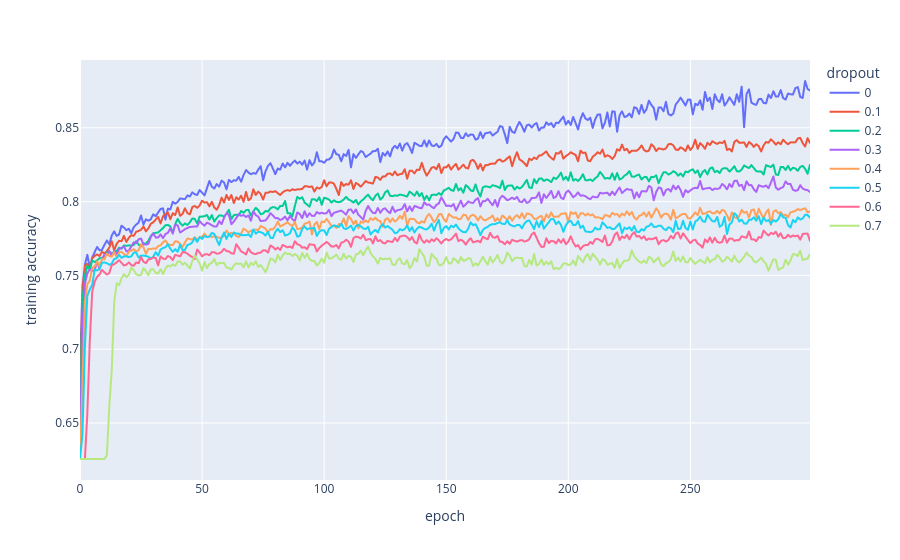
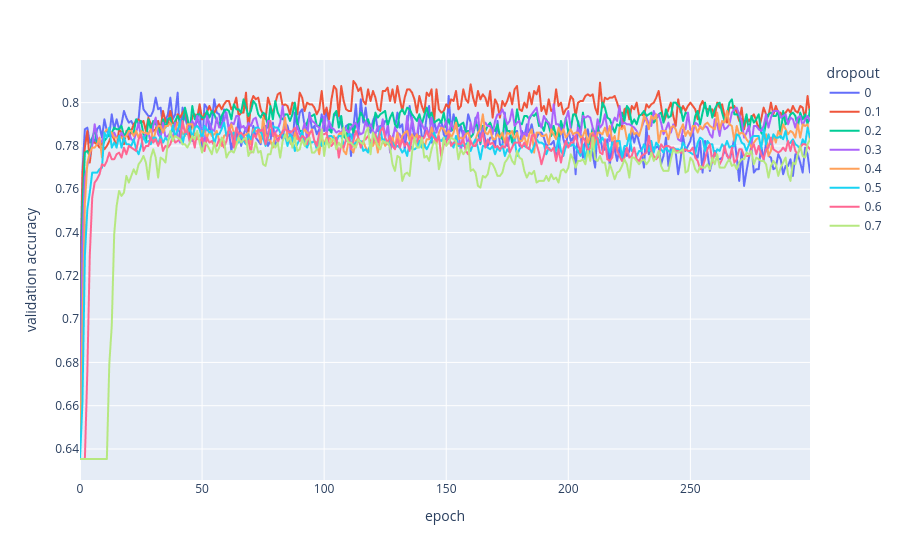

Notebook code cell kept with these figures, in order:
### Code cell
train_and_plot(
    [
        {"dropout": 0},
        {"dropout": 0.1},
        {"dropout": 0.2},
        {"dropout": 0.3},
        {"dropout": 0.4},
        {"dropout": 0.5},
        {"dropout": 0.6},
        {"dropout": 0.7},
    ],
    "dropout"
)

### Figure 1 — Plotly figure (JSON) as saved in the notebook; plotly's stock layout.template omitted (floating-point values rounded to 4 significant figures; data arrays with more than 128 entries replaced by an {"elided": "..."} marker saying what was removed)
{"data": [{"hovertemplate": "dropout=0<br>epoch=%{x}<br>training accuracy=%{y}<extra></extra>", "legendgroup": "0", "line": {"color": "#636efa", "dash": "solid"}, "marker": {"symbol": "circle"}, "mode": "lines", "name": "0", "showlegend": true, "type": "scattergl", "x": {"elided": "300 int values"}, "xaxis": "x", "y": {"elided": "300 float values"}, "yaxis": "y"}, {"hovertemplate": "dropout=0.1<br>epoch=%{x}<br>training accuracy=%{y}<extra></extra>", "legendgroup": "0.1", "line": {"color": "#EF553B", "dash": "solid"}, "marker": {"symbol": "circle"}, "mode": "lines", "name": "0.1", "showlegend": true, "type": "scattergl", "x": {"elided": "300 int values"}, "xaxis": "x", "y": {"elided": "300 float values"}, "yaxis": "y"}, {"hovertemplate": "dropout=0.2<br>epoch=%{x}<br>training accuracy=%{y}<extra></extra>", "legendgroup": "0.2", "line": {"color": "#00cc96", "dash": "solid"}, "marker": {"symbol": "circle"}, "mode": "lines", "name": "0.2", "showlegend": true, "type": "scattergl", "x": {"elided": "300 int values"}, "xaxis": "x", "y": {"elided": "300 float values"}, "yaxis": "y"}, {"hovertemplate": "dropout=0.3<br>epoch=%{x}<br>training accuracy=%{y}<extra></extra>", "legendgroup": "0.3", "line": {"color": "#ab63fa", "dash": "solid"}, "marker": {"symbol": "circle"}, "mode": "lines", "name": "0.3", "showlegend": true, "type": "scattergl", "x": {"elided": "300 int values"}, "xaxis": "x", "y": {"elided": "300 float values"}, "yaxis": "y"}, {"hovertemplate": "dropout=0.4<br>epoch=%{x}<br>training accuracy=%{y}<extra></extra>", "legendgroup": "0.4", "line": {"color": "#FFA15A", "dash": "solid"}, "marker": {"symbol": "circle"}, "mode": "lines", "name": "0.4", "showlegend": true, "type": "scattergl", "x": {"elided": "300 int values"}, "xaxis": "x", "y": {"elided": "300 float values"}, "yaxis": "y"}, {"hovertemplate": "dropout=0.5<br>epoch=%{x}<br>training accuracy=%{y}<extra></extra>", "legendgroup": "0.5", "line": {"color": "#19d3f3", "dash": "solid"}, "marker": {"symbol": "circle"}, "mode": "lines", "name": "0.5", "showlegend": true, "type": "scattergl", "x": {"elided": "300 int values"}, "xaxis": "x", "y": {"elided": "300 float values"}, "yaxis": "y"}, {"hovertemplate": "dropout=0.6<br>epoch=%{x}<br>training accuracy=%{y}<extra></extra>", "legendgroup": "0.6", "line": {"color": "#FF6692", "dash": "solid"}, "marker": {"symbol": "circle"}, "mode": "lines", "name": "0.6", "showlegend": true, "type": "scattergl", "x": {"elided": "300 int values"}, "xaxis": "x", "y": {"elided": "300 float values"}, "yaxis": "y"}, {"hovertemplate": "dropout=0.7<br>epoch=%{x}<br>training accuracy=%{y}<extra></extra>", "legendgroup": "0.7", "line": {"color": "#B6E880", "dash": "solid"}, "marker": {"symbol": "circle"}, "mode": "lines", "name": "0.7", "showlegend": true, "type": "scattergl", "x": {"elided": "300 int values"}, "xaxis": "x", "y": {"elided": "300 float values"}, "yaxis": "y"}], "layout": {"legend": {"title": {"text": "dropout"}, "tracegroupgap": 0}, "margin": {"t": 60}, "xaxis": {"anchor": "y", "domain": [0, 1], "title": {"text": "epoch"}}, "yaxis": {"anchor": "x", "domain": [0, 1], "title": {"text": "training accuracy"}}}}

### Figure 2 — Plotly figure (JSON) as saved in the notebook; plotly's stock layout.template omitted (floating-point values rounded to 4 significant figures; data arrays with more than 128 entries replaced by an {"elided": "..."} marker saying what was removed)
{"data": [{"hovertemplate": "dropout=0<br>epoch=%{x}<br>validation accuracy=%{y}<extra></extra>", "legendgroup": "0", "line": {"color": "#636efa", "dash": "solid"}, "marker": {"symbol": "circle"}, "mode": "lines", "name": "0", "showlegend": true, "type": "scattergl", "x": {"elided": "300 int values"}, "xaxis": "x", "y": {"elided": "300 float values"}, "yaxis": "y"}, {"hovertemplate": "dropout=0.1<br>epoch=%{x}<br>validation accuracy=%{y}<extra></extra>", "legendgroup": "0.1", "line": {"color": "#EF553B", "dash": "solid"}, "marker": {"symbol": "circle"}, "mode": "lines", "name": "0.1", "showlegend": true, "type": "scattergl", "x": {"elided": "300 int values"}, "xaxis": "x", "y": {"elided": "300 float values"}, "yaxis": "y"}, {"hovertemplate": "dropout=0.2<br>epoch=%{x}<br>validation accuracy=%{y}<extra></extra>", "legendgroup": "0.2", "line": {"color": "#00cc96", "dash": "solid"}, "marker": {"symbol": "circle"}, "mode": "lines", "name": "0.2", "showlegend": true, "type": "scattergl", "x": {"elided": "300 int values"}, "xaxis": "x", "y": {"elided": "300 float values"}, "yaxis": "y"}, {"hovertemplate": "dropout=0.3<br>epoch=%{x}<br>validation accuracy=%{y}<extra></extra>", "legendgroup": "0.3", "line": {"color": "#ab63fa", "dash": "solid"}, "marker": {"symbol": "circle"}, "mode": "lines", "name": "0.3", "showlegend": true, "type": "scattergl", "x": {"elided": "300 int values"}, "xaxis": "x", "y": {"elided": "300 float values"}, "yaxis": "y"}, {"hovertemplate": "dropout=0.4<br>epoch=%{x}<br>validation accuracy=%{y}<extra></extra>", "legendgroup": "0.4", "line": {"color": "#FFA15A", "dash": "solid"}, "marker": {"symbol": "circle"}, "mode": "lines", "name": "0.4", "showlegend": true, "type": "scattergl", "x": {"elided": "300 int values"}, "xaxis": "x", "y": {"elided": "300 float values"}, "yaxis": "y"}, {"hovertemplate": "dropout=0.5<br>epoch=%{x}<br>validation accuracy=%{y}<extra></extra>", "legendgroup": "0.5", "line": {"color": "#19d3f3", "dash": "solid"}, "marker": {"symbol": "circle"}, "mode": "lines", "name": "0.5", "showlegend": true, "type": "scattergl", "x": {"elided": "300 int values"}, "xaxis": "x", "y": {"elided": "300 float values"}, "yaxis": "y"}, {"hovertemplate": "dropout=0.6<br>epoch=%{x}<br>validation accuracy=%{y}<extra></extra>", "legendgroup": "0.6", "line": {"color": "#FF6692", "dash": "solid"}, "marker": {"symbol": "circle"}, "mode": "lines", "name": "0.6", "showlegend": true, "type": "scattergl", "x": {"elided": "300 int values"}, "xaxis": "x", "y": {"elided": "300 float values"}, "yaxis": "y"}, {"hovertemplate": "dropout=0.7<br>epoch=%{x}<br>validation accuracy=%{y}<extra></extra>", "legendgroup": "0.7", "line": {"color": "#B6E880", "dash": "solid"}, "marker": {"symbol": "circle"}, "mode": "lines", "name": "0.7", "showlegend": true, "type": "scattergl", "x": {"elided": "300 int values"}, "xaxis": "x", "y": {"elided": "300 float values"}, "yaxis": "y"}], "layout": {"legend": {"title": {"text": "dropout"}, "tracegroupgap": 0}, "margin": {"t": 60}, "xaxis": {"anchor": "y", "domain": [0, 1], "title": {"text": "epoch"}}, "yaxis": {"anchor": "x", "domain": [0, 1], "title": {"text": "validation accuracy"}}}}
